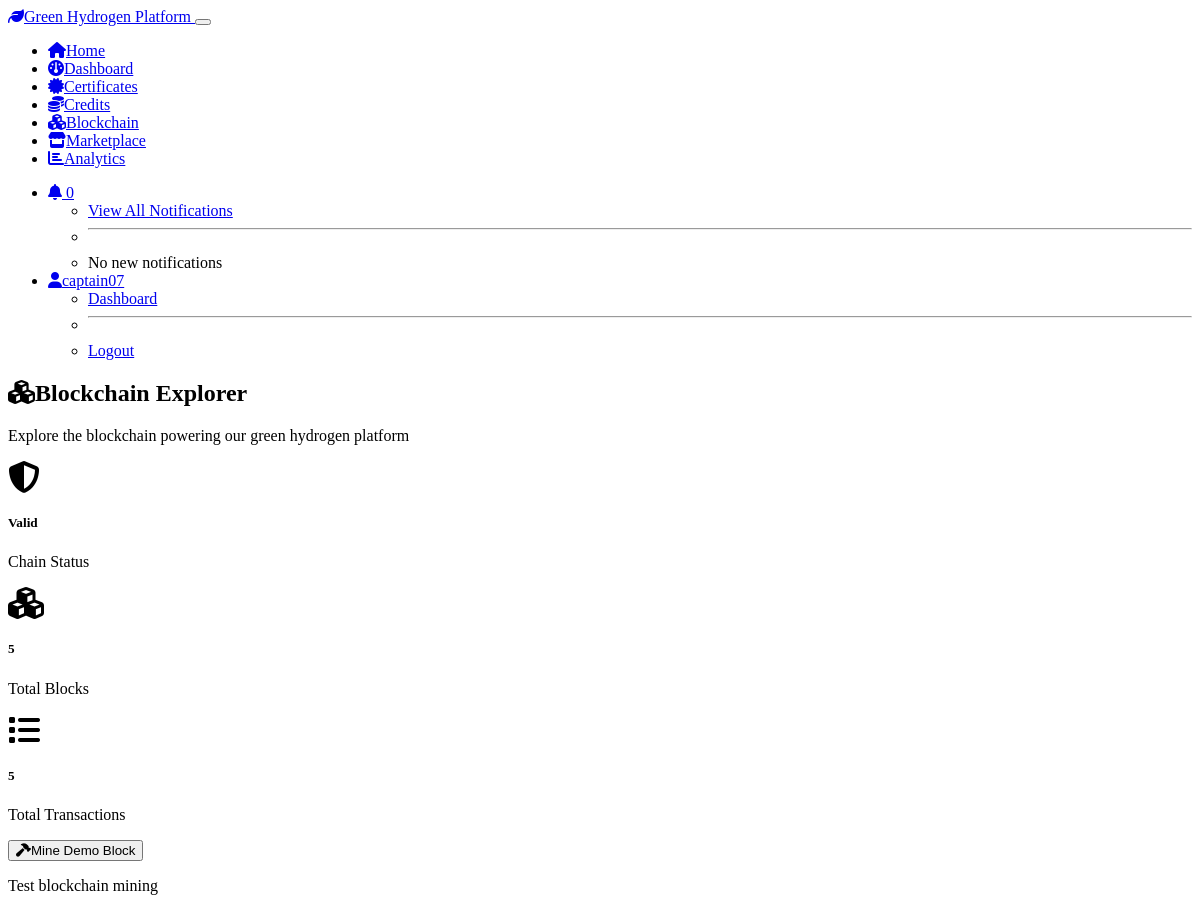
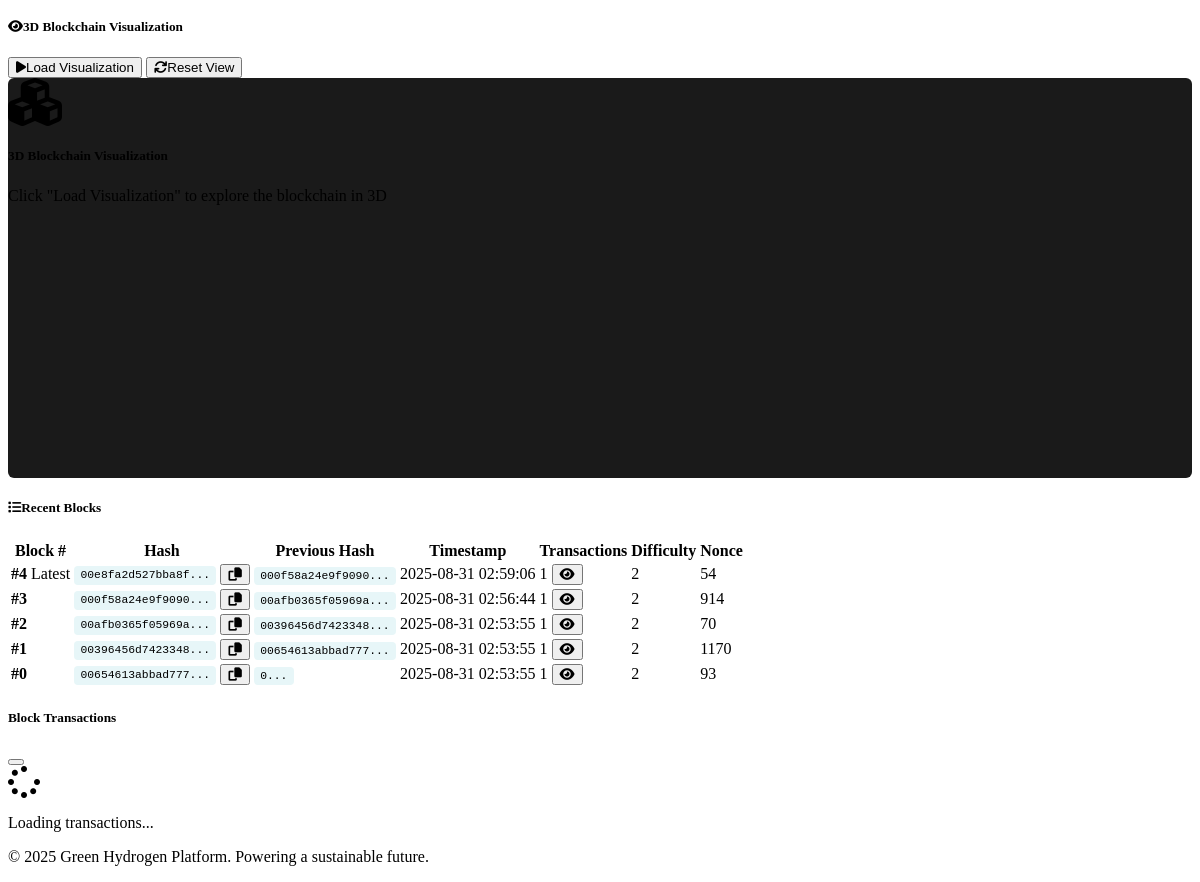
The app's page /blockchain (signed in) with its own data (2 pictures, top to bottom).
### models.py (models this page shows, shortened)
class User(UserMixin, db.Model):
    __tablename__ = 'users'
    id = db.Column(db.Integer, primary_key=True)
    username = db.Column(db.String(64), unique=True, nullable=False)
    email = db.Column(db.String(120), unique=True, nullable=False)
    password_hash = db.Column(db.String(256))
    created_at = db.Column(db.DateTime, default=datetime.utcnow)
    notification_preferences = db.Column(db.Text)
    certificates = db.relationship('Certificate', backref='user', lazy=True)
    credits = db.relationship('Credit', backref='user', lazy=True)
    trade_orders = db.relationship('TradeOrder', backref='user', lazy=True)
    notifications = db.relationship('Notification', backref='user', lazy=True)

class Block(db.Model):
    __tablename__ = 'blocks'
    id = db.Column(db.Integer, primary_key=True)
    index = db.Column(db.Integer, unique=True, nullable=False)
    timestamp = db.Column(db.DateTime, default=datetime.utcnow)
    data = db.Column(db.Text)
    previous_hash = db.Column(db.String(256))
    hash = db.Column(db.String(256), unique=True, nullable=False)
    nonce = db.Column(db.Integer, default=0)
    difficulty = db.Column(db.Integer, default=1)
    def get_transactions(self):
        if self.data:
            return json.loads(self.data)
        return []

### routes.py (the view)
@app.route('/blockchain')
@login_required
def blockchain():
    blocks = Block.query.order_by(Block.index.desc()).limit(10).all()
    blockchain_stats = BlockchainSimulator.get_blockchain_stats()
    return render_template('blockchain.html',
                          is_valid=blockchain_stats['is_valid'],
                          validation_message='Blockchain is valid' if blockchain_stats['is_valid'] else 'Blockchain validation failed',
                          blocks=blocks,
                          blockchain_stats=blockchain_stats)

### app.py (called while the page is built)
@login_manager.user_loader
def load_user(user_id):
    from models import User
    return User.query.get(int(user_id))

### blockchain.py (called while the page is built)
    @staticmethod
    def calculate_hash(index, previous_hash, data, transactions, nonce):
        block_string = f"{index}{previous_hash}{data}{json.dumps(transactions)}{nonce}"
        return hashlib.sha256(block_string.encode()).hexdigest()

    @staticmethod
    def get_latest_block():
        return Block.query.order_by(Block.index.desc()).first()

    @staticmethod
    def validate_chain():
        blocks = Block.query.order_by(Block.index).all()
        for i, block in enumerate(blocks):
            if i == 0:
                if block.index != 0 or block.previous_hash != "0":
                    return False
                continue
            previous_block = blocks[i - 1]
            if block.previous_hash != previous_block.hash:
                return False
            transactions = block.get_transactions()
            calculated_hash = BlockchainSimulator.calculate_hash(
                block.index,
                block.previous_hash,
                block.data,
                transactions,
                block.nonce
            )
            if calculated_hash != block.hash:
                return False
        return True

    @staticmethod
    def get_blockchain_stats():
        total_blocks = Block.query.count()
        latest_block = BlockchainSimulator.get_latest_block()
        total_transactions = 0
        if latest_block:
            blocks = Block.query.all()
            for block in blocks:
                total_transactions += len(block.get_transactions())
        return {
            'total_blocks': total_blocks,
            'total_transactions': total_transactions,
            'latest_block': latest_block,
            'is_valid': BlockchainSimulator.validate_chain()
        }

### templates/blockchain.html (shortened to what this page needs)
{% extends "base.html" %}
{% block content %}
<div class="row">
    <div class="col-12">
        <h2><i class="fas fa-cubes me-2"></i>Blockchain Explorer</h2>
        <p class="text-muted">Explore the blockchain powering our green hydrogen platform</p>
    </div>
</div>
<div class="row mb-4">
    <div class="col-md-3">
        <div class="card bg-{{ 'success' if is_valid else 'danger' }} text-white">
            <div class="card-body text-center">
                <i class="fas fa-{{ 'shield-alt' if is_valid else 'exclamation-triangle' }} fa-2x mb-2"></i>
                <h5>{{ 'Valid' if is_valid else 'Invalid' }}</h5>
                <p class="mb-0">Chain Status</p>
            </div>
        </div>
    </div>
    <div class="col-md-3">
        <div class="card bg-primary text-white">
            <div class="card-body text-center">
                <i class="fas fa-cubes fa-2x mb-2"></i>
                <h5>{{ blockchain_stats.total_blocks }}</h5>
                <p class="mb-0">Total Blocks</p>
            </div>
        </div>
    </div>
    <div class="col-md-3">
        <div class="card bg-info text-white">
            <div class="card-body text-center">
                <i class="fas fa-list fa-2x mb-2"></i>
                <h5>{{ blockchain_stats.total_transactions }}</h5>
                <p class="mb-0">Total Transactions</p>
            </div>
        </div>
    </div>
    <div class="col-md-3">
        <div class="card">
            <div class="card-body text-center">
                <button id="mine-demo-block" class="btn btn-warning">
                    <i class="fas fa-hammer me-2"></i>Mine Demo Block
                </button>
                <p class="mt-2 mb-0 small text-muted">Test blockchain mining</p>
            </div>
        </div>
    </div>
</div>
<div class="row mb-4">
    <div class="col-12">
        <div class="card">
            <div class="card-header d-flex justify-content-between align-items-center">
                <h5><i class="fas fa-eye me-2"></i>3D Blockchain Visualization</h5>
                <div class="btn-group" role="group">
                    <button id="load-visualization" class="btn btn-primary btn-sm">
                        <i class="fas fa-play me-1"></i>Load Visualization
                    </button>
                    <button id="reset-view" class="btn btn-secondary btn-sm">
                        <i class="fas fa-refresh me-1"></i>Reset View
                    </button>
                </div>
            </div>
            <div class="card-body">
                <div id="blockchain-visualization" style="height: 400px; background: #1a1a1a; border-radius: 0.375rem;">
                    <div class="d-flex align-items-center justify-content-center h-100">
                        <div class="text-center">
                            <i class="fas fa-cubes fa-3x text-muted mb-3"></i>
                            <h5>3D Blockchain Visualization</h5>
                            <p class="text-muted">Click "Load Visualization" to explore the blockchain in 3D</p>
                        </div>
                    </div>
                </div>
            </div>
        </div>
    </div>
</div>
<div class="row">
    <div class="col-12">
        <div class="card">
            <div class="card-header">
                <h5><i class="fas fa-list me-2"></i>Recent Blocks</h5>
            </div>
            <div class="card-body">
                {% if blocks %}
                    <div class="table-responsive">
                        <table class="table table-hover">
                            <thead>
                                <tr>
                                    <th>Block #</th>
                                    <th>Hash</th>
                                    <th>Previous Hash</th>
                                    <th>Timestamp</th>
                                    <th>Transactions</th>
                                    <th>Difficulty</th>
                                    <th>Nonce</th>
                                </tr>
                            </thead>
                            <tbody>
                                {% for block in blocks %}
                                <tr class="block-row" data-block-index="{{ block.index }}">
                                    <td>
                                        <strong>#{{ block.index }}</strong>
                                        {% if loop.first %}
                                        <span class="badge bg-success ms-1">Latest</span>
                                        {% endif %}
                                    </td>
                                    <td>
                                        <code class="text-info">{{ block.hash[:16] }}...</code>
                                        <button class="btn btn-sm btn-link p-0 ms-1"
                                                onclick="copyToClipboard('{{ block.hash }}')"
                                                title="Copy full hash">
                                            <i class="fas fa-copy"></i>
                                        </button>
                                    </td>
                                    <td>
                                        <code class="text-muted">{{ block.previous_hash[:16] }}...</code>
                                    </td>
                                    <td>{{ block.timestamp.strftime('%Y-%m-%d %H:%M:%S') }}</td>
                                    <td>
                                        <span class="badge bg-primary">{{ block.get_transactions()|length }}</span>
                                        {% if block.get_transactions()|length > 0 %}
                                        <button class="btn btn-sm btn-outline-info ms-1"
                                                onclick="showTransactions({{ block.index }})"
                                                title="View transactions">
                                            <i class="fas fa-eye"></i>
                                        </button>
                                        {% endif %}
                                    </td>
                                    <td>{{ block.difficulty }}</td>
                                    <td>{{ block.nonce }}</td>
                                </tr>
                                {% endfor %}
                            </tbody>
                        </table>
                    </div>
                {% endif %}
            </div>
        </div>
    </div>
</div>
<div class="modal fade" id="transactionModal" tabindex="-1">
    <div class="modal-dialog modal-lg">
        <div class="modal-content">
            <div class="modal-header">
                <h5 class="modal-title">Block Transactions</h5>
                <button type="button" class="btn-close" data-bs-dismiss="modal"></button>
            </div>
            <div class="modal-body">
                <div id="transaction-details">
                    <div class="text-center">
                        <i class="fas fa-spinner fa-spin fa-2x"></i>
                        <p class="mt-2">Loading transactions...</p>
                    </div>
                </div>
            </div>
        </div>
    </div>
</div>
{% endblock %}

### templates/base.html (shortened to what this page needs)
<!DOCTYPE html>
<html lang="en" data-bs-theme="dark">
<head>
    <link href="https://cdn.replit.com/agent/bootstrap-agent-dark-theme.min.css" rel="stylesheet">
    <link rel="stylesheet" href="https://cdnjs.cloudflare.com/ajax/libs/font-awesome/6.4.0/css/all.min.css">
    <link rel="stylesheet" href="{{ url_for('static', filename='css/style.css') }}">
</head>
<body>
    <nav class="navbar navbar-expand-lg navbar-dark bg-primary">
        <div class="container">
            <a class="navbar-brand" href="{{ url_for('index') }}">
                <i class="fas fa-leaf me-2"></i>Green Hydrogen Platform
            </a>
            <button class="navbar-toggler" type="button" data-bs-toggle="collapse" data-bs-target="#navbarNav">
            </button>
            <div class="collapse navbar-collapse" id="navbarNav">
                <ul class="navbar-nav me-auto">
                    <li class="nav-item">
                        <a class="nav-link" href="{{ url_for('index') }}">
                            <i class="fas fa-home me-1"></i>Home
                        </a>
                    </li>
                    {% if current_user.is_authenticated %}
                    <li class="nav-item">
                        <a class="nav-link" href="{{ url_for('dashboard') }}">
                            <i class="fas fa-dashboard me-1"></i>Dashboard
                        </a>
                    </li>
                    <li class="nav-item">
                        <a class="nav-link" href="{{ url_for('certificates') }}">
                            <i class="fas fa-certificate me-1"></i>Certificates
                        </a>
                    </li>
                    <li class="nav-item">
                        <a class="nav-link" href="{{ url_for('credits') }}">
                            <i class="fas fa-coins me-1"></i>Credits
                        </a>
                    </li>
                    <li class="nav-item">
                        <a class="nav-link" href="{{ url_for('blockchain') }}">
                            <i class="fas fa-cubes me-1"></i>Blockchain
                        </a>
                    </li>
                    <li class="nav-item">
                        <a class="nav-link" href="{{ url_for('marketplace') }}">
                            <i class="fas fa-store me-1"></i>Marketplace
                        </a>
                    </li>
                    <li class="nav-item">
                        <a class="nav-link" href="{{ url_for('analytics') }}">
                            <i class="fas fa-chart-bar me-1"></i>Analytics
                        </a>
                    </li>
                    {% endif %}
                </ul>
                <ul class="navbar-nav">
                    {% if current_user.is_authenticated %}
                    <li class="nav-item dropdown">
                        <a class="nav-link dropdown-toggle" href="#" role="button" data-bs-toggle="dropdown">
                            <i class="fas fa-bell me-1"></i>
                            <span class="badge bg-warning" id="notification-count">0</span>
                        </a>
                        <ul class="dropdown-menu">
                            <li><a class="dropdown-item" href="{{ url_for('notifications') }}">View All Notifications</a></li>
                            <li><hr class="dropdown-divider"></li>
                            <li><span class="dropdown-item-text text-muted">No new notifications</span></li>
                        </ul>
                    </li>
                    <li class="nav-item dropdown">
                        <a class="nav-link dropdown-toggle" href="#" role="button" data-bs-toggle="dropdown">
                            <i class="fas fa-user me-1"></i>{{ current_user.username }}
                        </a>
                        <ul class="dropdown-menu">
                            <li><a class="dropdown-item" href="{{ url_for('dashboard') }}">Dashboard</a></li>
                            <li><hr class="dropdown-divider"></li>
                            <li><a class="dropdown-item" href="{{ url_for('logout') }}">Logout</a></li>
                        </ul>
                    </li>
                    {% endif %}
                </ul>
            </div>
        </div>
    </nav>
    <main class="container mt-4">
        {% block content %}{% endblock %}
    </main>
    <footer class="bg-secondary mt-5 py-4">
        <div class="container text-center">
            <p>&copy; 2025 Green Hydrogen Platform. Powering a sustainable future.</p>
        </div>
    </footer>
</body>
</html>

### static/css/style.css (style rules this page uses)
:root { --hydrogen-green: #28a745; --hydrogen-blue: #007bff; --blockchain-purple: #6f42c1; --carbon-orange: #fd7e14; }
#blockchain-visualization { border: 2px solid var(--bs-border-color); border-radius: var(--bs-border-radius); cursor: move; user-select: none; }
.card { transition: transform 0.2s ease-in-out; }
.table-responsive { border-radius: var(--bs-border-radius); }
.table th { border-bottom: 2px solid var(--bs-border-color); font-weight: 600; }
.btn { transition: all 0.2s ease-in-out; }
code { padding: 0.2rem 0.4rem; font-size: 0.875em; color: var(--bs-info); background-color: rgba(23, 162, 184, 0.1); border-radius: 0.25rem; }

### records on screen
User: username "captain07"
Block: index "4", shows "Latest", hash "00e8fa2d527bba8f", previous_hash "000f58a24e9f9090", timestamp "2025-08-31 02:59:06", get_transactions|length "1", difficulty "2", nonce "54"
Block: index "3", hash "000f58a24e9f9090", previous_hash "00afb0365f05969a", timestamp "2025-08-31 02:56:44", get_transactions|length "1", difficulty "2", nonce "914"
Block: index "2", hash "00afb0365f05969a", previous_hash "00396456d7423348", timestamp "2025-08-31 02:53:55", get_transactions|length "1", difficulty "2", nonce "70"
Block: index "1", hash "00396456d7423348", previous_hash "00654613abbad777", timestamp "2025-08-31 02:53:55", get_transactions|length "1", difficulty "2", nonce "1170"
Block: index "0", hash "00654613abbad777", previous_hash "0", timestamp "2025-08-31 02:53:55", get_transactions|length "1", difficulty "2", nonce "93"

### other values on screen
{{ 'Valid' if is_valid else 'Invalid' }} "Valid"
{{ blockchain_stats.total_blocks }} "5"
{{ blockchain_stats.total_transactions }} "5"
